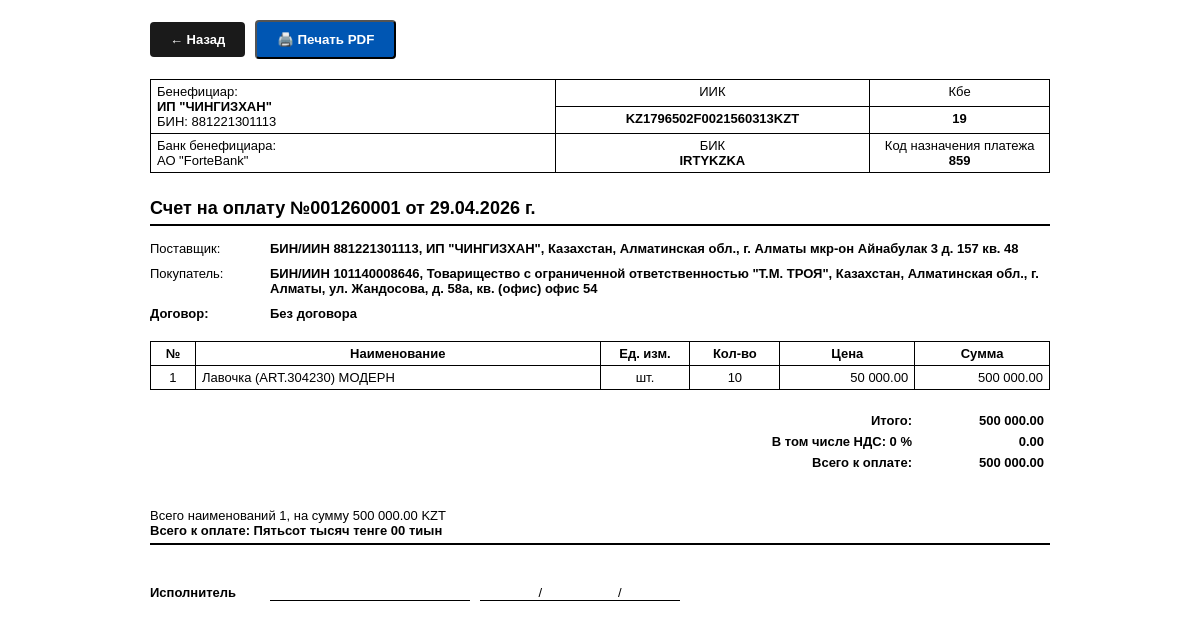
The page /print/001260001 on the database as committed earlier.
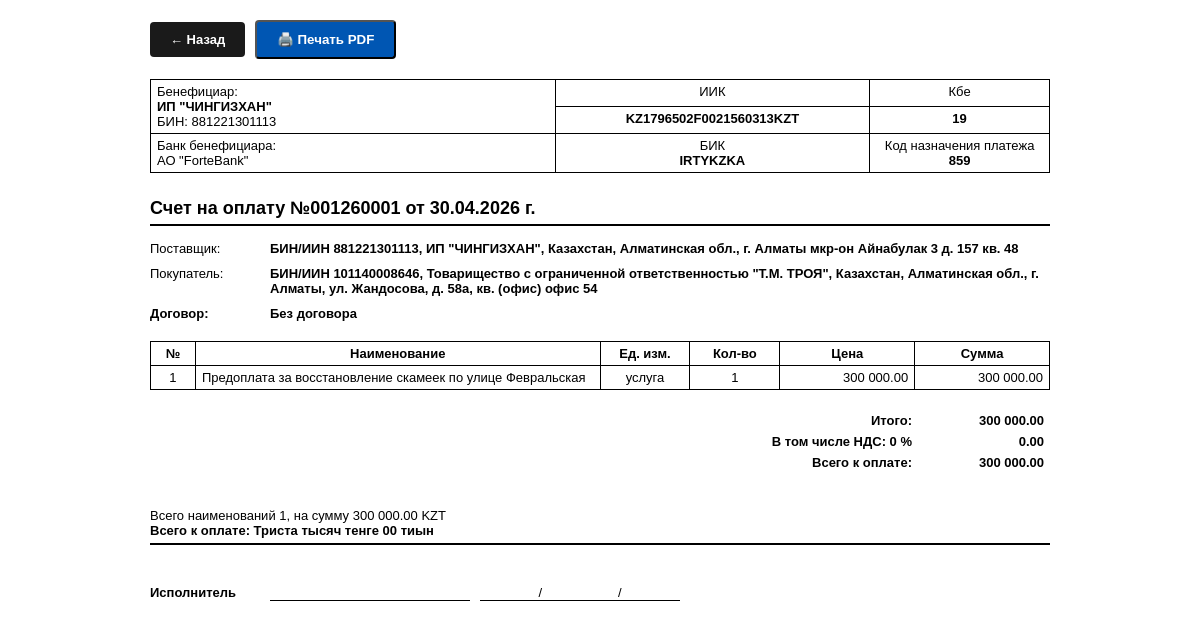
The same page on the database as committed later.
### tables this page shows
CREATE TABLE invoices (id TEXT PRIMARY KEY, client_id TEXT, date TEXT, subtotal REAL, vat_rate REAL, vat_amount REAL, total REAL, status INTEGER DEFAULT 0, knp TEXT DEFAULT "859", markup REAL DEFAULT 0);

CREATE TABLE invoice_items (id INTEGER PRIMARY KEY AUTOINCREMENT, invoice_id TEXT, item TEXT, unit TEXT, qty REAL, price REAL, total REAL);

### app.py (the view)
@app.route('/print/<id>')
def print_invoice(id):
    with sqlite3.connect(DB_NAME) as conn:
        c = conn.cursor()
        inv = c.execute("SELECT id, client_id, date, subtotal, vat_rate, vat_amount, total, status, knp FROM invoices WHERE id=?", (id,)).fetchone()
        items = c.execute("SELECT * FROM invoice_items WHERE invoice_id=?", (id,)).fetchall()
        client = c.execute("SELECT * FROM clients WHERE id=?", (inv[1],)).fetchone()
        s = {r[0]: r[1] for r in c.execute("SELECT * FROM settings").fetchall()}
    return render_template('print_invoice.html', inv=inv, items=items, client=client, s=s, sum_words=num2words_ru(inv[6]))

### templates/print_invoice.html (shortened to what this page needs)
<!DOCTYPE html>
<html lang="ru">
<head>
</head>
<body>
    <div class="no-print"><a href="/invoices" class="btn">← Назад</a><button onclick="window.print()" class="btn" style="background:#0056b3; margin-left: 10px;">🖨️ Печать PDF</button></div>
    <table class="b-table">
        <tr><td rowspan="2" style="width: 45%;">Бенефициар:<br><span class="bold">{{ s.company_name }}</span><br>БИН: {{ s.company_bin }}</td><td class="text-center" style="width: 35%;">ИИК</td><td class="text-center" style="width: 20%;">Кбе</td></tr>
        <tr><td class="text-center bold">{{ s.company_iban }}</td><td class="text-center bold">{{ s.company_kbe }}</td></tr>
        <tr><td>Банк бенефициара:<br>{{ s.company_bank }}</td><td class="text-center">БИК<br><span class="bold">{{ s.company_bik }}</span></td><td class="text-center">Код назначения платежа<br><span class="bold">{{ inv[8] }}</span></td></tr>
    </table>
    <div class="header-title">Счет на оплату №{{ inv[0] }} от {{ inv[2] }} г.</div>
    <div class="info-row"><div class="info-label">Поставщик:</div><div class="info-value">БИН/ИИН {{ s.company_bin }}, {{ s.company_name }}, {{ s.company_address }}</div></div>
    <div class="info-row"><div class="info-label">Покупатель:</div><div class="info-value">БИН/ИИН {{ client[2] }}, {{ client[1] }}, {{ client[4] }}</div></div>
    <div class="info-row" style="margin-bottom: 20px;"><div class="info-label bold">Договор:</div><div class="info-value bold">Без договора</div></div>
    <table class="b-table">
        <tr><th class="text-center" style="width: 5%;">№</th><th class="text-center">Наименование</th><th class="text-center" style="width: 10%;">Ед. изм.</th><th class="text-center" style="width: 10%;">Кол-во</th><th class="text-center" style="width: 15%;">Цена</th><th class="text-center" style="width: 15%;">Сумма</th></tr>
        {% for item in items %}
        <tr>
            <td class="text-center">{{ loop.index }}</td>
            <td>{{ item[2] }}</td>
            <td class="text-center">{{ item[3] }}</td>
            <td class="text-center">{{ '{:g}'.format(item[4]) }}</td>
            <td class="text-right">{{ '{:,.2f}'.format(item[5]).replace(',', ' ') }}</td>
            <td class="text-right">{{ '{:,.2f}'.format(item[6]).replace(',', ' ') }}</td>
        </tr>
        {% endfor %}
    </table>
    <table class="totals">
        <tr><td class="text-right bold">Итого:</td><td class="text-right bold" style="width: 120px;">{{ '{:,.2f}'.format(inv[3]).replace(',', ' ') }}</td></tr>
        <tr><td class="text-right bold">В том числе НДС: {{ '{:g}'.format(inv[4]) }} %</td><td class="text-right bold">{{ '{:,.2f}'.format(inv[5]).replace(',', ' ') }}</td></tr>
        <tr><td class="text-right bold">Всего к оплате:</td><td class="text-right bold">{{ '{:,.2f}'.format(inv[6]).replace(',', ' ') }}</td></tr>
    </table>
    <div style="margin-top: 15px; border-bottom: 2px solid #000; padding-bottom: 5px;">
        <div>Всего наименований {{ items|length }}, на сумму {{ '{:,.2f}'.format(inv[6]).replace(',', ' ') }} KZT</div>
        <div class="bold">Всего к оплате: {{ sum_words }}</div>
    </div>
    <div style="margin-top: 40px; display: flex;">
        <div class="bold" style="width: 120px;">Исполнитель</div><div style="flex: 1; border-bottom: 1px solid #000; margin-right: 10px; max-width: 200px;"></div><div style="flex: 1; border-bottom: 1px solid #000; max-width: 200px; text-align: center;">/&nbsp;&nbsp;&nbsp;&nbsp;&nbsp;&nbsp;&nbsp;&nbsp;&nbsp;&nbsp;&nbsp;&nbsp;&nbsp;&nbsp;&nbsp;&nbsp;&nbsp;&nbsp;&nbsp;&nbsp;&nbsp;/</div>
    </div>
</body>
</html>

Rows that differ between the two databases and show on the page:
removed invoice_items: item "Лавочка (ART.304230) МОДЕРН", unit "шт.", qty "10", price "50 000.00", total "500 000.00"
changed invoices id 001260001: date "29.04.2026" → "30.04.2026"; subtotal "500 000.00" → "300 000.00"; total "500 000.00" → "300 000.00"
added invoice_items: item "Предоплата за восстановление скамеек по улице Февральская", unit "услуга", qty "1", price "300 000.00", total "300 000.00"
Other text that changed with them:
{{ sum_words }}: "Пятьсот тысяч тенге 00 тиын" → "Триста тысяч тенге 00 тиын"
